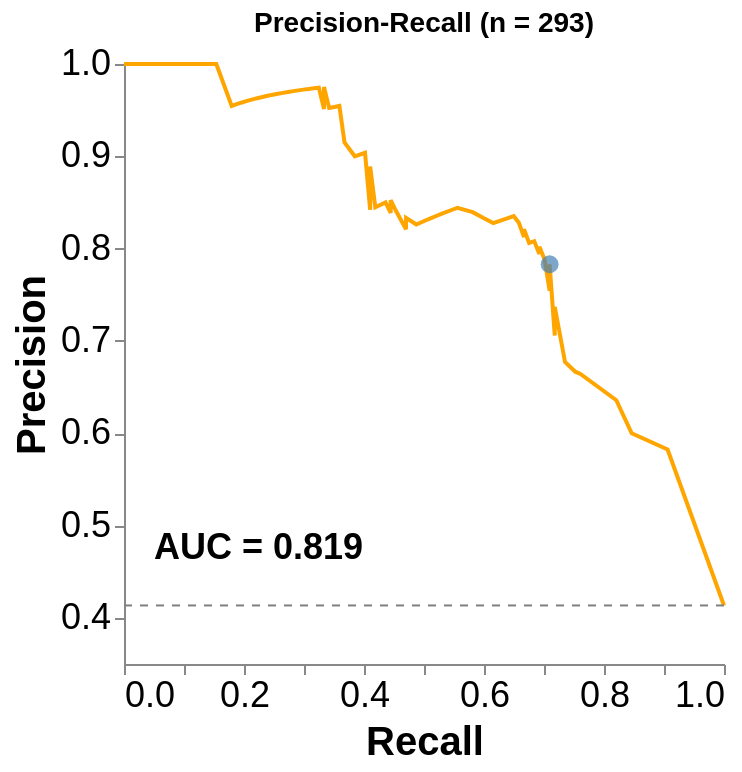
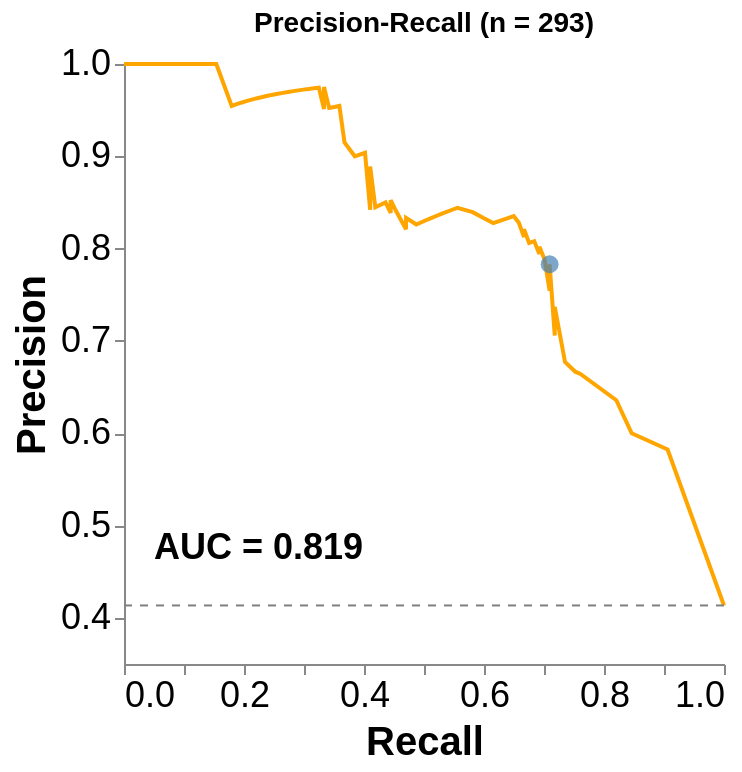

The cell these charts' notebook holds for them, in order:
### Code cell
make_pr_curve(final_merged[~final_merged['simplified_consequence'].str.contains('splice')], label_col='splice_consequence', pos_label='abnormal', neg_label='normal')

### Figure 1 — Vega-Lite specification as saved in the notebook (floating-point values rounded to 4 significant figures)
{"config": {"view": {"continuousWidth": 300, "continuousHeight": 300, "stroke": null}, "axis": {"grid": false}, "title": {"font": "Arial", "fontSize": 14}}, "layer": [{"data": {"name": "data-6f83ecb37f0fa22a475a02efec6d6789"}, "mark": {"type": "line", "color": "orange"}, "encoding": {"tooltip": [{"field": "Recall", "format": ".3f", "type": "quantitative"}, {"field": "Precision", "format": ".3f", "type": "quantitative"}], "x": {"axis": {"labelFont": "Arial", "labelFontSize": 18, "title": "Recall", "titleFont": "Arial", "titleFontSize": 20}, "field": "Recall", "scale": {"domain": [0, 1]}, "type": "quantitative"}, "y": {"axis": {"labelFont": "Arial", "labelFontSize": 18, "title": "Precision", "titleFont": "Arial", "titleFontSize": 20}, "field": "Precision", "scale": {"domain": [0.3928, 1]}, "type": "quantitative"}}, "title": "Precision-Recall (n = 293)"}, {"data": {"name": "data-52d5c52befcd3aa84c423502cf5a5736"}, "mark": {"type": "rule", "color": "gray", "strokeDash": [4, 4]}, "encoding": {"y": {"field": "y", "type": "quantitative"}}}, {"data": {"name": "data-9df2fec00c55c7fe732ae19f0ddea3c6"}, "mark": {"type": "text", "align": "left", "baseline": "bottom", "color": "black", "fontSize": 18, "fontWeight": "bold"}, "encoding": {"text": {"field": "text", "type": "nominal"}, "x": {"field": "x", "scale": {"domain": [0, 1]}, "type": "quantitative"}, "y": {"field": "y", "scale": {"domain": [0.3928, 1]}, "type": "quantitative"}}}, {"data": {"name": "data-a1bf81206bb001cfe9ac77aad3ec1205"}, "mark": {"type": "point", "color": "steelblue", "filled": true, "size": 80}, "encoding": {"tooltip": [{"field": "Threshold", "format": ".3f", "title": "Threshold", "type": "quantitative"}, {"field": "Precision", "format": ".3f", "type": "quantitative"}, {"field": "Recall", "format": ".3f", "type": "quantitative"}, {"field": "F1", "format": ".3f", "type": "quantitative"}], "x": {"field": "Recall", "scale": {"domain": [0, 1]}, "type": "quantitative"}, "y": {"field": "Precision", "scale": {"domain": [0.3928, 1]}, "type": "quantitative"}}}], "height": 300, "width": 300, "$schema": "https://vega.github.io/schema/vega-lite/v6.1.0.json", "datasets": {"data-6f83ecb37f0fa22a475a02efec6d6789": [{"Recall": 1.0, "Precision": 0.4134}, {"Recall": 0.906, "Precision": 0.5824}, {"Recall": 0.8462, "Precision": 0.6}, {"Recall": 0.8205, "Precision": 0.6358}, {"Recall": 0.7607, "Precision": 0.6642}, {"Recall": 0.7521, "Precision": 0.6667}, {"Recall": 0.735, "Precision": 0.6772}, {"Recall": 0.7179, "Precision": 0.7059}, {"Recall": 0.7179, "Precision": 0.7304}, {"Recall": 0.7179, "Precision": 0.7368}, {"Recall": 0.7094, "Precision": 0.7545}, {"Recall": 0.7094, "Precision": 0.783}, {"Recall": 0.7009, "Precision": 0.7885}, {"Recall": 0.6923, "Precision": 0.7941}, {"Recall": 0.6923, "Precision": 0.802}, {"Recall": 0.6838, "Precision": 0.8081}, {"Recall": 0.6752, "Precision": 0.8061}, {"Recall": 0.6667, "Precision": 0.8125}, {"Recall": 0.6667, "Precision": 0.8211}, {"Recall": 0.6581, "Precision": 0.828}, {"Recall": 0.6496, "Precision": 0.8352}, {"Recall": 0.641, "Precision": 0.8333}, {"Recall": 0.6239, "Precision": 0.8295}, {"Recall": 0.6154, "Precision": 0.8276}, {"Recall": 0.5983, "Precision": 0.8333}, {"Recall": 0.5812, "Precision": 0.8395}, {"Recall": 0.5556, "Precision": 0.8442}, {"Recall": 0.547, "Precision": 0.8421}, {"Recall": 0.5299, "Precision": 0.8378}, {"Recall": 0.5214, "Precision": 0.8356}, {"Recall": 0.5128, "Precision": 0.8333}, {"Recall": 0.5043, "Precision": 0.831}, {"Recall": 0.4872, "Precision": 0.8261}, {"Recall": 0.4701, "Precision": 0.8209}, {"Recall": 0.4701, "Precision": 0.8333}, {"Recall": 0.453, "Precision": 0.8413}, {"Recall": 0.4444, "Precision": 0.8387}, {"Recall": 0.4444, "Precision": 0.8525}, {"Recall": 0.4359, "Precision": 0.85}, {"Recall": 0.4188, "Precision": 0.8448}, {"Recall": 0.4103, "Precision": 0.8421}, {"Recall": 0.4103, "Precision": 0.8571}, {"Recall": 0.4103, "Precision": 0.8889}, {"Recall": 0.4017, "Precision": 0.9038}, {"Recall": 0.3846, "Precision": 0.9}, {"Recall": 0.3675, "Precision": 0.9149}, {"Recall": 0.359, "Precision": 0.9545}, {"Recall": 0.3504, "Precision": 0.9535}, {"Recall": 0.3419, "Precision": 0.9524}, {"Recall": 0.3333, "Precision": 0.9512}, {"Recall": 0.3333, "Precision": 0.975}, {"Recall": 0.3248, "Precision": 0.9744}, {"Recall": 0.3162, "Precision": 0.9737}, {"Recall": 0.3077, "Precision": 0.973}, {"Recall": 0.2991, "Precision": 0.9722}, {"Recall": 0.2821, "Precision": 0.9706}, {"Recall": 0.2735, "Precision": 0.9697}, {"Recall": 0.265, "Precision": 0.9688}, {"Recall": 0.2564, "Precision": 0.9677}, {"Recall": 0.2393, "Precision": 0.9655}, {"Recall": 0.2222, "Precision": 0.963}, {"Recall": 0.2051, "Precision": 0.96}, {"Recall": 0.1966, "Precision": 0.9583}, {"Recall": 0.188, "Precision": 0.9565}, {"Recall": 0.1795, "Precision": 0.9545}, {"Recall": 0.1538, "Precision": 1.0}, {"Recall": 0.1282, "Precision": 1.0}, {"Recall": 0.1197, "Precision": 1.0}, {"Recall": 0.09402, "Precision": 1.0}, {"Recall": 0.08547, "Precision": 1.0}, {"Recall": 0.05128, "Precision": 1.0}, {"Recall": 0.01709, "Precision": 1.0}, {"Recall": 0.0, "Precision": 1.0}], "data-52d5c52befcd3aa84c423502cf5a5736": [{"y": 0.4134}], "data-9df2fec00c55c7fe732ae19f0ddea3c6": [{"x": 0.05, "y": 0.4548, "text": "AUC = 0.819"}], "data-a1bf81206bb001cfe9ac77aad3ec1205": [{"Recall": 0.7094, "Precision": 0.783, "Threshold": 0.11, "F1": 0.7444}]}}

### Figure 2 — Vega-Lite specification as saved in the notebook (floating-point values rounded to 4 significant figures)
{"config": {"view": {"continuousWidth": 300, "continuousHeight": 300, "stroke": null}, "axis": {"grid": false}, "title": {"font": "Arial", "fontSize": 14}}, "layer": [{"data": {"name": "data-6f83ecb37f0fa22a475a02efec6d6789"}, "mark": {"type": "line", "color": "orange"}, "encoding": {"tooltip": [{"field": "Recall", "format": ".3f", "type": "quantitative"}, {"field": "Precision", "format": ".3f", "type": "quantitative"}], "x": {"axis": {"labelFont": "Arial", "labelFontSize": 18, "title": "Recall", "titleFont": "Arial", "titleFontSize": 20}, "field": "Recall", "scale": {"domain": [0, 1]}, "type": "quantitative"}, "y": {"axis": {"labelFont": "Arial", "labelFontSize": 18, "title": "Precision", "titleFont": "Arial", "titleFontSize": 20}, "field": "Precision", "scale": {"domain": [0.3928, 1]}, "type": "quantitative"}}, "title": "Precision-Recall (n = 293)"}, {"data": {"name": "data-52d5c52befcd3aa84c423502cf5a5736"}, "mark": {"type": "rule", "color": "gray", "strokeDash": [4, 4]}, "encoding": {"y": {"field": "y", "type": "quantitative"}}}, {"data": {"name": "data-9df2fec00c55c7fe732ae19f0ddea3c6"}, "mark": {"type": "text", "align": "left", "baseline": "bottom", "color": "black", "fontSize": 18, "fontWeight": "bold"}, "encoding": {"text": {"field": "text", "type": "nominal"}, "x": {"field": "x", "scale": {"domain": [0, 1]}, "type": "quantitative"}, "y": {"field": "y", "scale": {"domain": [0.3928, 1]}, "type": "quantitative"}}}, {"data": {"name": "data-a1bf81206bb001cfe9ac77aad3ec1205"}, "mark": {"type": "point", "color": "steelblue", "filled": true, "size": 80}, "encoding": {"tooltip": [{"field": "Threshold", "format": ".3f", "title": "Threshold", "type": "quantitative"}, {"field": "Precision", "format": ".3f", "type": "quantitative"}, {"field": "Recall", "format": ".3f", "type": "quantitative"}, {"field": "F1", "format": ".3f", "type": "quantitative"}], "x": {"field": "Recall", "scale": {"domain": [0, 1]}, "type": "quantitative"}, "y": {"field": "Precision", "scale": {"domain": [0.3928, 1]}, "type": "quantitative"}}}], "height": 300, "width": 300, "$schema": "https://vega.github.io/schema/vega-lite/v6.1.0.json", "datasets": {"data-6f83ecb37f0fa22a475a02efec6d6789": [{"Recall": 1.0, "Precision": 0.4134}, {"Recall": 0.906, "Precision": 0.5824}, {"Recall": 0.8462, "Precision": 0.6}, {"Recall": 0.8205, "Precision": 0.6358}, {"Recall": 0.7607, "Precision": 0.6642}, {"Recall": 0.7521, "Precision": 0.6667}, {"Recall": 0.735, "Precision": 0.6772}, {"Recall": 0.7179, "Precision": 0.7059}, {"Recall": 0.7179, "Precision": 0.7304}, {"Recall": 0.7179, "Precision": 0.7368}, {"Recall": 0.7094, "Precision": 0.7545}, {"Recall": 0.7094, "Precision": 0.783}, {"Recall": 0.7009, "Precision": 0.7885}, {"Recall": 0.6923, "Precision": 0.7941}, {"Recall": 0.6923, "Precision": 0.802}, {"Recall": 0.6838, "Precision": 0.8081}, {"Recall": 0.6752, "Precision": 0.8061}, {"Recall": 0.6667, "Precision": 0.8125}, {"Recall": 0.6667, "Precision": 0.8211}, {"Recall": 0.6581, "Precision": 0.828}, {"Recall": 0.6496, "Precision": 0.8352}, {"Recall": 0.641, "Precision": 0.8333}, {"Recall": 0.6239, "Precision": 0.8295}, {"Recall": 0.6154, "Precision": 0.8276}, {"Recall": 0.5983, "Precision": 0.8333}, {"Recall": 0.5812, "Precision": 0.8395}, {"Recall": 0.5556, "Precision": 0.8442}, {"Recall": 0.547, "Precision": 0.8421}, {"Recall": 0.5299, "Precision": 0.8378}, {"Recall": 0.5214, "Precision": 0.8356}, {"Recall": 0.5128, "Precision": 0.8333}, {"Recall": 0.5043, "Precision": 0.831}, {"Recall": 0.4872, "Precision": 0.8261}, {"Recall": 0.4701, "Precision": 0.8209}, {"Recall": 0.4701, "Precision": 0.8333}, {"Recall": 0.453, "Precision": 0.8413}, {"Recall": 0.4444, "Precision": 0.8387}, {"Recall": 0.4444, "Precision": 0.8525}, {"Recall": 0.4359, "Precision": 0.85}, {"Recall": 0.4188, "Precision": 0.8448}, {"Recall": 0.4103, "Precision": 0.8421}, {"Recall": 0.4103, "Precision": 0.8571}, {"Recall": 0.4103, "Precision": 0.8889}, {"Recall": 0.4017, "Precision": 0.9038}, {"Recall": 0.3846, "Precision": 0.9}, {"Recall": 0.3675, "Precision": 0.9149}, {"Recall": 0.359, "Precision": 0.9545}, {"Recall": 0.3504, "Precision": 0.9535}, {"Recall": 0.3419, "Precision": 0.9524}, {"Recall": 0.3333, "Precision": 0.9512}, {"Recall": 0.3333, "Precision": 0.975}, {"Recall": 0.3248, "Precision": 0.9744}, {"Recall": 0.3162, "Precision": 0.9737}, {"Recall": 0.3077, "Precision": 0.973}, {"Recall": 0.2991, "Precision": 0.9722}, {"Recall": 0.2821, "Precision": 0.9706}, {"Recall": 0.2735, "Precision": 0.9697}, {"Recall": 0.265, "Precision": 0.9688}, {"Recall": 0.2564, "Precision": 0.9677}, {"Recall": 0.2393, "Precision": 0.9655}, {"Recall": 0.2222, "Precision": 0.963}, {"Recall": 0.2051, "Precision": 0.96}, {"Recall": 0.1966, "Precision": 0.9583}, {"Recall": 0.188, "Precision": 0.9565}, {"Recall": 0.1795, "Precision": 0.9545}, {"Recall": 0.1538, "Precision": 1.0}, {"Recall": 0.1282, "Precision": 1.0}, {"Recall": 0.1197, "Precision": 1.0}, {"Recall": 0.09402, "Precision": 1.0}, {"Recall": 0.08547, "Precision": 1.0}, {"Recall": 0.05128, "Precision": 1.0}, {"Recall": 0.01709, "Precision": 1.0}, {"Recall": 0.0, "Precision": 1.0}], "data-52d5c52befcd3aa84c423502cf5a5736": [{"y": 0.4134}], "data-9df2fec00c55c7fe732ae19f0ddea3c6": [{"x": 0.05, "y": 0.4548, "text": "AUC = 0.819"}], "data-a1bf81206bb001cfe9ac77aad3ec1205": [{"Recall": 0.7094, "Precision": 0.783, "Threshold": 0.11, "F1": 0.7444}]}}
